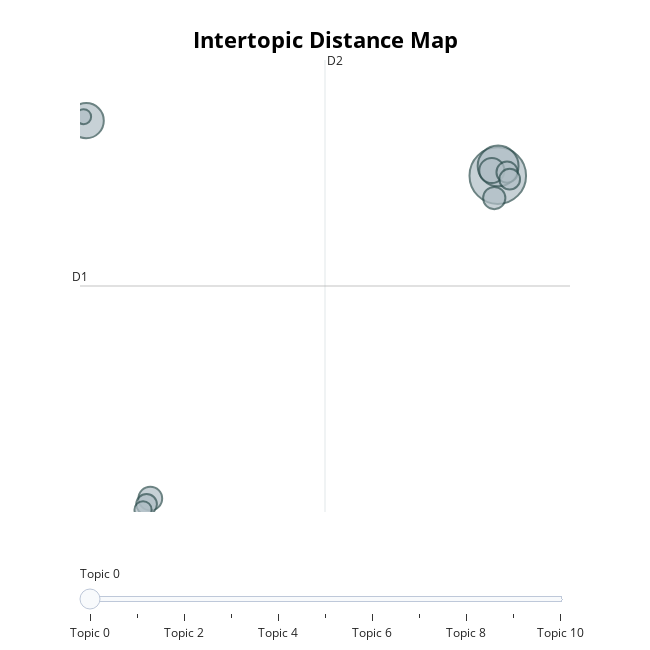

Notebook source saved alongside this figure:
### Markdown cell above
### visualizations

### Code cell
model.visualize_topics(custom_labels=True)

### Figure 1 — Plotly figure (JSON) as saved in the notebook; plotly's stock layout.template omitted (floating-point values rounded to 4 significant figures)
{"data": [{"customdata": [[0, "br 39", 142], [1, "scam influencers", 74], [2, "release waiting", 55], [3, "paypal people", 28], [4, "journalism gained", 25], [5, "class lawsuit", 22], [6, "linus ltt", 20], [7, "mark called", 19], [8, "thanks omgosh", 19], [9, "아이고 wishes", 13], [10, "video vanished", 10]], "hovertemplate": "<b>Topic %{customdata[0]}</b><br>%{customdata[1]}<br>Size: %{customdata[2]}", "legendgroup": "", "marker": {"color": "#B0BEC5", "line": {"color": "DarkSlateGrey", "width": 2}, "size": [142, 74, 55, 28, 25, 22, 20, 19, 19, 13, 10], "sizemode": "area", "sizeref": 0.08875, "symbol": "circle"}, "mode": "markers", "name": "", "orientation": "v", "showlegend": false, "type": "scatter", "x": [36.07, 36.1, -1.988, 35.52, 3.939, 35.74, 36.92, 37.17, 3.594, 3.266, -2.227], "xaxis": "x", "y": [19.18, 19.76, 22.49, 19.49, -0.2436, 17.83, 19.39, 18.97, -0.5892, -0.9169, 22.73], "yaxis": "y"}], "layout": {"annotations": [{"showarrow": false, "text": "D1", "x": -2.561, "y": 12.54, "yshift": 10}, {"showarrow": false, "text": "D2", "x": 20.09, "xshift": 10, "y": 26.14}], "height": 650, "hoverlabel": {"bgcolor": "white", "font": {"family": "Rockwell", "size": 16}}, "legend": {"itemsizing": "constant", "tracegroupgap": 0}, "margin": {"t": 60}, "shapes": [{"line": {"color": "#CFD8DC", "width": 2}, "type": "line", "x0": 20.09, "x1": 20.09, "y0": -1.054, "y1": 26.14}, {"line": {"color": "#9E9E9E", "width": 2}, "type": "line", "x0": -2.561, "x1": 42.74, "y0": 12.54, "y1": 12.54}], "sliders": [{"active": 0, "pad": {"t": 50}, "steps": [{"args": [{"marker.color": [["red", "#B0BEC5", "#B0BEC5", "#B0BEC5", "#B0BEC5", "#B0BEC5", "#B0BEC5", "#B0BEC5", "#B0BEC5", "#B0BEC5", "#B0BEC5"]]}], "label": "Topic 0", "method": "update"}, {"args": [{"marker.color": [["#B0BEC5", "red", "#B0BEC5", "#B0BEC5", "#B0BEC5", "#B0BEC5", "#B0BEC5", "#B0BEC5", "#B0BEC5", "#B0BEC5", "#B0BEC5"]]}], "label": "Topic 1", "method": "update"}, {"args": [{"marker.color": [["#B0BEC5", "#B0BEC5", "red", "#B0BEC5", "#B0BEC5", "#B0BEC5", "#B0BEC5", "#B0BEC5", "#B0BEC5", "#B0BEC5", "#B0BEC5"]]}], "label": "Topic 2", "method": "update"}, {"args": [{"marker.color": [["#B0BEC5", "#B0BEC5", "#B0BEC5", "red", "#B0BEC5", "#B0BEC5", "#B0BEC5", "#B0BEC5", "#B0BEC5", "#B0BEC5", "#B0BEC5"]]}], "label": "Topic 3", "method": "update"}, {"args": [{"marker.color": [["#B0BEC5", "#B0BEC5", "#B0BEC5", "#B0BEC5", "red", "#B0BEC5", "#B0BEC5", "#B0BEC5", "#B0BEC5", "#B0BEC5", "#B0BEC5"]]}], "label": "Topic 4", "method": "update"}, {"args": [{"marker.color": [["#B0BEC5", "#B0BEC5", "#B0BEC5", "#B0BEC5", "#B0BEC5", "red", "#B0BEC5", "#B0BEC5", "#B0BEC5", "#B0BEC5", "#B0BEC5"]]}], "label": "Topic 5", "method": "update"}, {"args": [{"marker.color": [["#B0BEC5", "#B0BEC5", "#B0BEC5", "#B0BEC5", "#B0BEC5", "#B0BEC5", "red", "#B0BEC5", "#B0BEC5", "#B0BEC5", "#B0BEC5"]]}], "label": "Topic 6", "method": "update"}, {"args": [{"marker.color": [["#B0BEC5", "#B0BEC5", "#B0BEC5", "#B0BEC5", "#B0BEC5", "#B0BEC5", "#B0BEC5", "red", "#B0BEC5", "#B0BEC5", "#B0BEC5"]]}], "label": "Topic 7", "method": "update"}, {"args": [{"marker.color": [["#B0BEC5", "#B0BEC5", "#B0BEC5", "#B0BEC5", "#B0BEC5", "#B0BEC5", "#B0BEC5", "#B0BEC5", "red", "#B0BEC5", "#B0BEC5"]]}], "label": "Topic 8", "method": "update"}, {"args": [{"marker.color": [["#B0BEC5", "#B0BEC5", "#B0BEC5", "#B0BEC5", "#B0BEC5", "#B0BEC5", "#B0BEC5", "#B0BEC5", "#B0BEC5", "red", "#B0BEC5"]]}], "label": "Topic 9", "method": "update"}, {"args": [{"marker.color": [["#B0BEC5", "#B0BEC5", "#B0BEC5", "#B0BEC5", "#B0BEC5", "#B0BEC5", "#B0BEC5", "#B0BEC5", "#B0BEC5", "#B0BEC5", "red"]]}], "label": "Topic 10", "method": "update"}]}], "title": {"font": {"color": "Black", "size": 22}, "text": "<b>Intertopic Distance Map</b>", "x": 0.5, "xanchor": "center", "y": 0.95, "yanchor": "top"}, "width": 650, "xaxis": {"anchor": "y", "domain": [0, 1], "range": [-2.561, 42.74], "title": {"text": ""}, "visible": false}, "yaxis": {"anchor": "x", "domain": [0, 1], "range": [-1.054, 26.14], "title": {"text": ""}, "visible": false}}}
